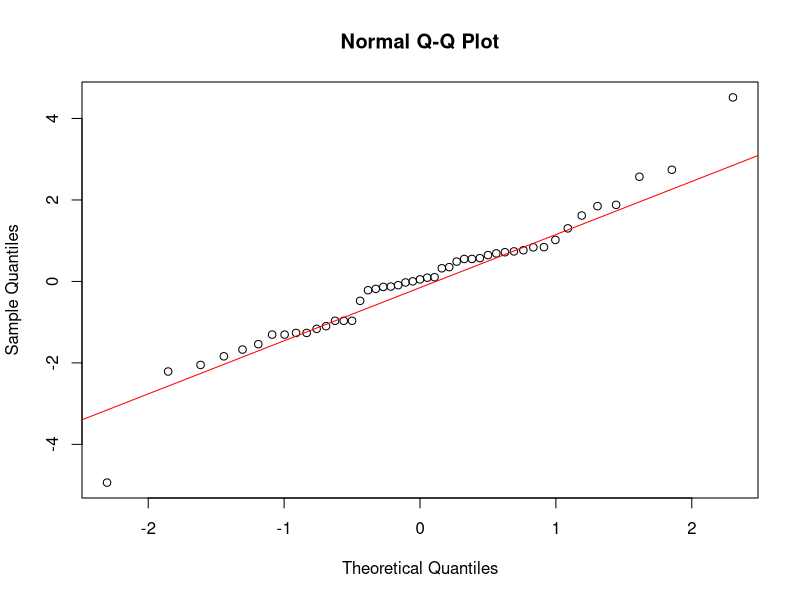
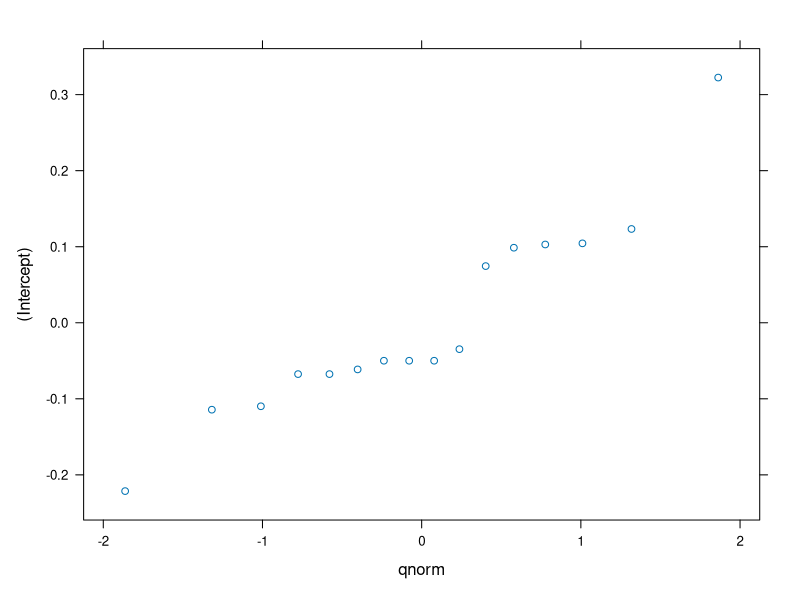
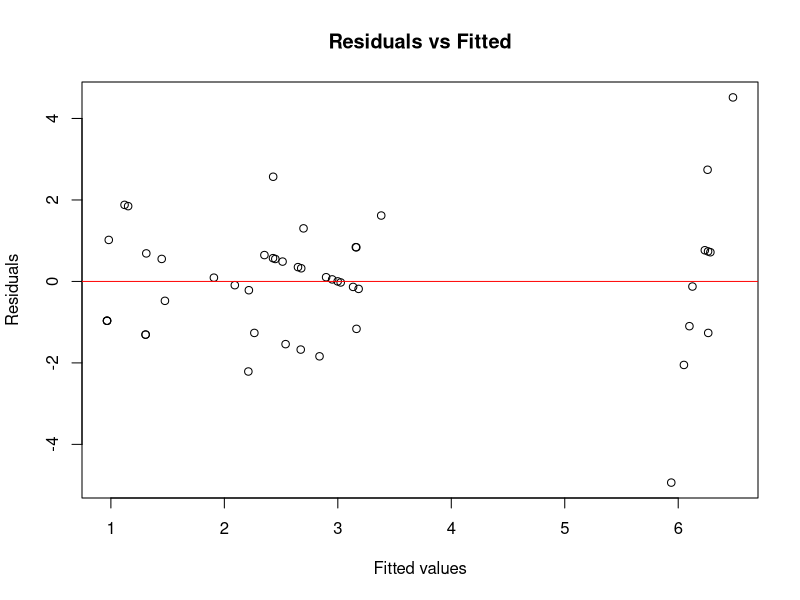
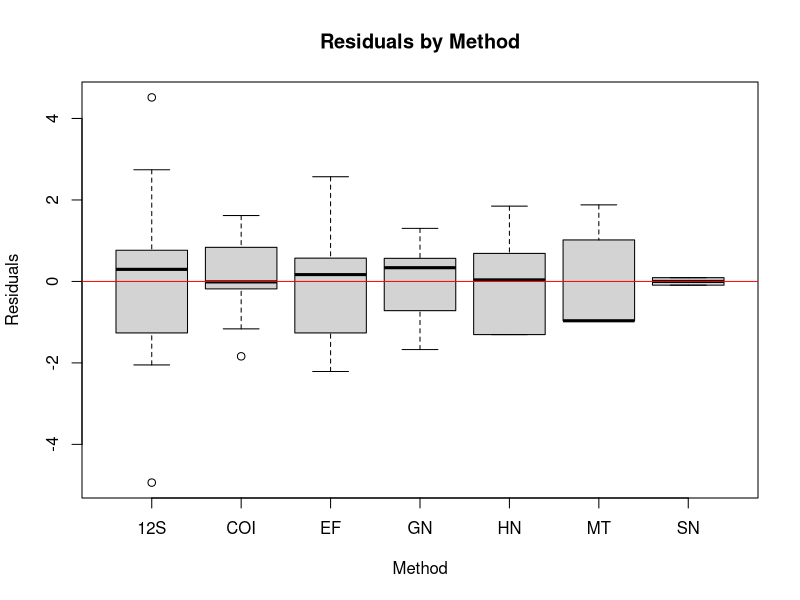
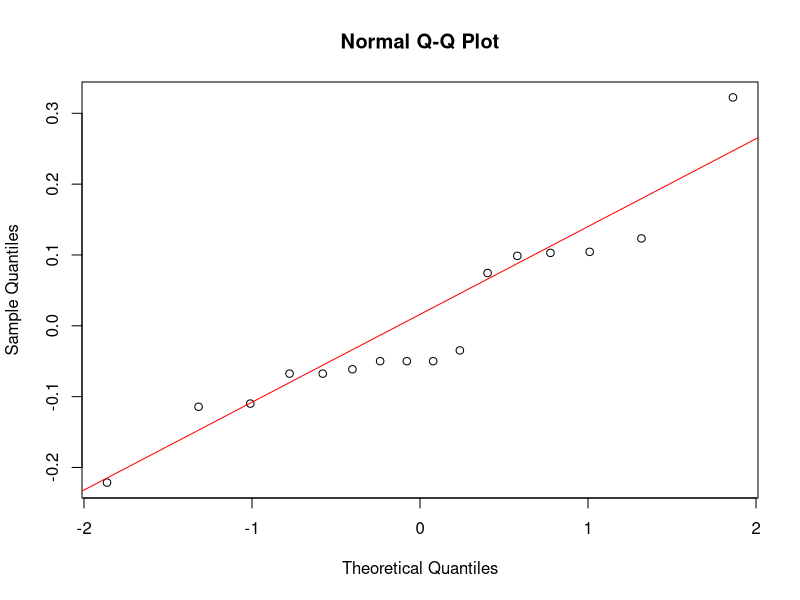
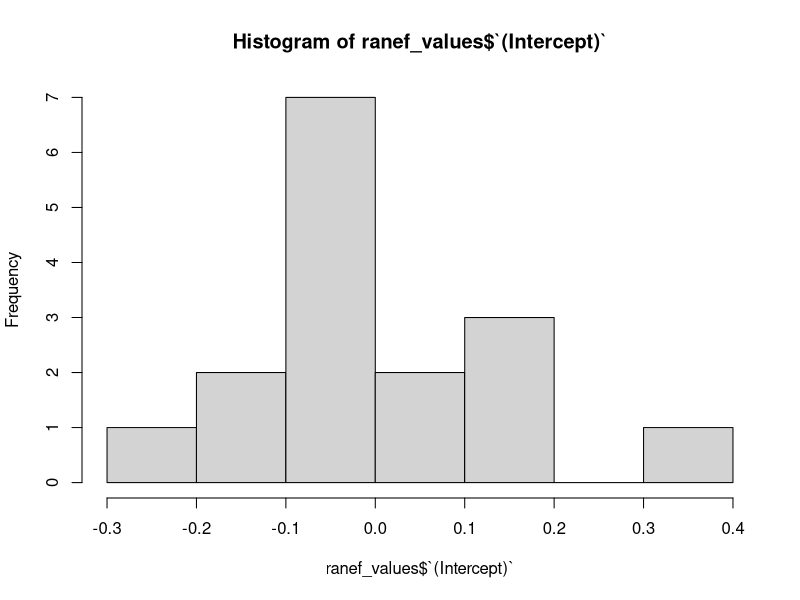
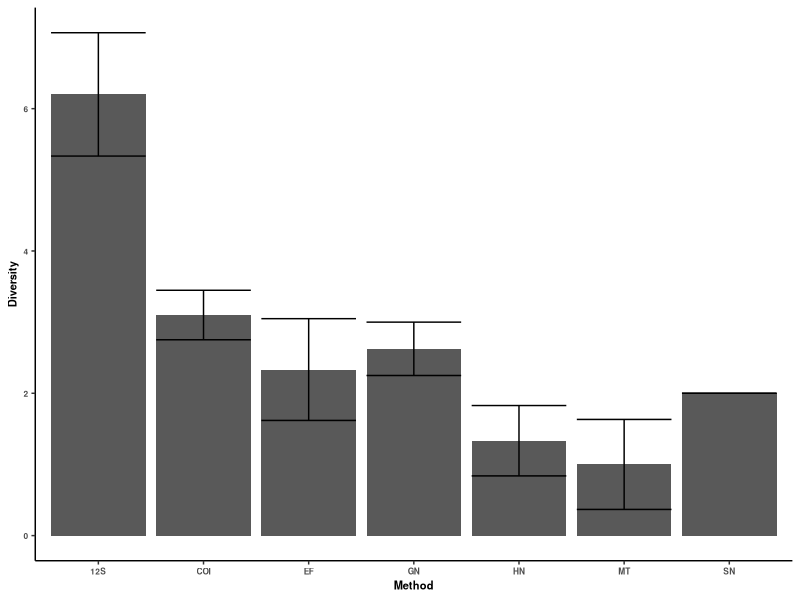

The R source for these figures, in order: (Note: this script raises an error after producing the figures.)
# Diveristy 
library(tidyverse) 
library(readxl)
library(plotrix)
S12<-read_excel("Data/12S Data.xlsx")
Trad<-read_excel("Data/Traditional Data.xlsx")
COI<-read_excel("Data/COI Data.xlsx")

S12$Method<-"12S"
COI$Method<-"COI"

Trad$variable<-Trad$Date_site
Trad$value<-Trad$Count
Trad<-subset(Trad, select=-c(Date_site,Count))
Trad$Cat<-"Conventional"
S12$Cat<-"eDNA"
COI$Cat<-"eDNA"
data1<-rbind(S12,COI, Trad)


data1 <- data1[data1$value >= 1, ]#
data1$value<-ifelse(data1$value>1,1,data1$value)

# Make first plot showing presence 
p1<-ggplot(data1,aes(variable, Species, group=Method, color =Method)) + 
  geom_point(aes(fill=Method), position=position_dodge(width=0.5),colour="black", shape=21,size=3,stroke=1)+
  labs(y="Species", x="Sample")+
  theme(legend.text =element_text(size = 6,face = "bold"))+
  theme(legend.key.size = unit(.2, 'cm')) + 
  theme(legend.title = element_text(size = 6,face = "bold"))+
  guides(colour = guide_legend(title = "Method",ncol = 1))+
  theme(axis.text.x = element_text(size=6,face="bold"))+
  theme(axis.title = element_text(size = 8,face="bold"))+
  theme(axis.text.y = element_text(size=6,face="bold"))
data1

v<-data1 %>%
  group_by(Method) %>%
  summarise(Count= length(unique(Species)))

v<-data1 %>%
  group_by(Method) %>%
  summarise(Species=list(unique(Species)))







# Plot 2----
S12<-read_excel("Data/12S Data.xlsx")
Trad<-read_excel("Data/Traditional Data.xlsx")
COI<-read_excel("Data/COI Data.xlsx")

S12$Method<-"12S"
COI$Method<-"COI"

Trad$variable<-Trad$Date_site
Trad$value<-Trad$Count
Trad<-subset(Trad, select=-c(Date_site,Count))
Trad$Cat<-"Conventional"
S12$Cat<-"eDNA"
COI$Cat<-"eDNA"
data1<-rbind(S12,COI, Trad)

data1 <- data1[data1$value >= 1, ]#
data1$value<-ifelse(data1$value>1,1,data1$value)
f<-data1 %>%
  group_by(variable,Method) %>%
  summarise(Count= sum(value))
f$Sample<-f$variable
# We need to account for the days the sampling method was used but no fish were found 
sampling<-read_excel("Data/Detour Sampling.xlsx")
sampling$combined <- paste(sampling$Method, "-", sampling$Sample)
f$combined <- paste(f$Method, "-", f$Sample)
diff<-symdiff(f$combined,sampling$combined)

values_to_add <- c(diff)
# Values from symdiff
values_to_add <- c("HN - 08-07-23 - SunC-REF", 
                   "HN - 09-07-23 - SunC-REF",
                   "MT - 09-07-23 - SunC-REF",
                   "MT - 08-07-23 - SunC-EXP",
                   "MT - 11-07-23 - KC-REF",
                   "EF - 12-07-23 - SunC-FF")

# Extract Method and Sample
methods <-c("HN","HN","MT","MT","MT","EF")

samples <-c("08-07-23 - SunC-REF", 
            "09-07-23 - SunC-REF",
            "09-07-23 - SunC-REF",
            "08-07-23 - SunC-EXP",
            "11-07-23 - KC-REF",
            "12-07-23 - SunC-FF")

# Create new rows with Method and Sample
new_rows <- data.frame(variable = values_to_add,
                       Method = methods,
                       Count = 0,
                       Sample = samples,
                       combined = values_to_add)

# Append new rows to dataframe f
f <- rbind(f, new_rows)
library(lmerTest)
model <- lmer(Count ~ as.factor(Method) + (1|variable), data = f)
summary(model)

resid_values <- residuals(model)  # raw residuals # passes assumption of normally distributed errors
shapiro.test(resid_values) # Pass again

qqnorm(residuals(model))
qqline(resid_values, col="red")
plot(ranef(model))
summary(model)
AIC(model)

plot(fitted(model), resid_values,
     main="Residuals vs Fitted",
     xlab="Fitted values", ylab="Residuals")
abline(h=0, col="red") #No clear pattern -> Homoscedasticity assumption passed 



boxplot(resid_values ~ f$Method,
        main="Residuals by Method",
        xlab="Method", ylab="Residuals")
abline(h=0, col="red") # Pass linearity assumption 


ranef_values <- ranef(model)$variable
qqnorm(ranef_values$`(Intercept)`); qqline(ranef_values$`(Intercept)`, col="red")
hist(ranef_values$`(Intercept)`)
shapiro.test(ranef_values$`(Intercept)`) # passed Normality of random effects


library(emmeans)
citation("emmeans")
pairwise_comparisons <- emmeans(model, pairwise ~ Method,adjust = "BH")
pairwise_comparisons


# Fit a Poisson GLMM (for count data) just out of curiosity 
model <- glmer(Count ~ as.factor(Method) + (1|variable),
               data = f,
               family = poisson(link = "log"))
AIC(model)

# Post-hoc pairwise comparisons for Method
emmeans_model <- emmeans(model, ~ Method,adjust = "BH")
pairs(emmeans_model)

p2<-ggplot(f, aes(x=factor(Method),Count))+
  geom_bar(stat="summary")+
  stat_summary(fun.data = mean_se,  
               geom = "errorbar") +
  labs(y="Diversity", x="Method")+
  theme_classic()+
  theme(legend.text =element_text(size = 6,face = "bold"))+
  theme(legend.key.size = unit(.2, 'cm')) + 
  theme(legend.title = element_text(size = 6,face = "bold"))+
  guides(colour = guide_legend(title = "Method",ncol = 1))+
  theme(axis.text.x = element_text(size=6,face="bold"))+
  theme(axis.title = element_text(size = 8,face="bold"))+
  theme(axis.text.y = element_text(size=6,face="bold"))


shapiro.test(f$Count) # Fail

pairwise.wilcox.test(f$Count,f$Method)

t<-f%>%
  group_by(Method) %>%
  summarise(mean= mean(Count), error= std.error(Count))
t


3.1/ 2 

p2


library(plotrix)
#### Plot 3----



S12<-read_excel("Data/12S Data.xlsx")
Trad<-read_excel("Data/Traditional Data.xlsx")
COI<-read_excel("Data/COI Data.xlsx")

S12$Method<-"12S"
COI$Method<-"COI"

Trad$variable<-Trad$Date_site
Trad$value<-Trad$Count
Trad<-subset(Trad, select=-c(Date_site,Count))
Trad$Cat<-"Conventional"
S12$Cat<-"eDNA"
COI$Cat<-"eDNA"
data1<-rbind(S12,COI)
data1$value<-ifelse(data1$value>1,1,data1$value)
data1<-data1[!duplicated(data1), ]
Trad$value<-ifelse(Trad$value>1,1,Trad$value)
Trad1<-Trad1[!duplicated(Trad1), ]

data1<-rbind(data1,Trad)
data1 <- data1[data1$value >= 1, ]#
data1$Value<-ifelse(data1$value>1,1,data1$value)

s<-data1 %>%
  group_by(Cat) %>%
  summarise(species= length(species))

f<-data1 %>%
  group_by(Species,variable,Cat) %>%
  summarise(Count= sum(value))
f$Count<-ifelse(f$Count>1,1,f$Count)
f<-f%>%
  group_by(variable,Cat) %>%
  summarise(Count= sum(Count))

p3<-ggplot(f, aes(x=factor(Cat),Count))+
  geom_bar(stat="summary")+
  stat_summary(fun.data = mean_se,  
               geom = "errorbar") +
  labs(y="Diversity", x="Method")+
  theme_classic()+
  theme(legend.text =element_text(size = 6,face = "bold"))+
  theme(legend.key.size = unit(.2, 'cm')) + 
  theme(legend.title = element_text(size = 6,face = "bold"))+
  guides(colour = guide_legend(title = "Method",ncol = 1))+
  theme(axis.text.x = element_text(size=6,face="bold"))+
  theme(axis.title = element_text(size = 8,face="bold"))+
  theme(axis.text.y = element_text(size=6,face="bold"))



library(ggpubr)
p2_p3<-ggarrange(p3,p2, labels = c("B", "C"), font.label = list(size=10))
ggarrange(p1,p2_p3, labels = c("A"), ncol=1,font.label = list(size=10))

library(tidyverse)
library(plotrix)
t<-f%>%
  group_by(Cat) %>%
  summarise(mean= mean(Count), error= std.error(Count))
shapiro.test(f$Count) # Pass 
library(car)
leveneTest(f$Count,f$Cat) # Pass

a<-aov(f$Count~f$Cat)

summary(a)
TukeyHSD(a)
Con<-f%>% filter(Cat == "Conventional")
eD<-f%>% filter(Cat == "eDNA")
eD$eDNA<-eD$Count
Con$Conventional<-Con$Count
w<-data.frame(Conventional=Con$Conventional,eDNA=eD$eDNA)
t.test(w$Conventional,w$eDNA, paired = TRUE)

# Weighted Uniqueness ----
S12<-read_excel("Data/12S Data.xlsx")
Trad<-read_excel("Data/Traditional Data.xlsx")
COI<-read_excel("Data/COI Data.xlsx")

S12$Method<-"12S"
COI$Method<-"COI"

Trad$variable<-Trad$Date_site
Trad$value<-Trad$Count
Trad<-subset(Trad, select=-c(Date_site,Count))
Trad$Cat<-"Conventional"
S12$Cat<-"eDNA"
COI$Cat<-"eDNA"
data1<-rbind(S12,COI, Trad)

data1 <- data1[data1$value >= 1, ]#
data1$value<-ifelse(data1$value>1,1,data1$value)
f<-data1 %>%
  group_by(variable,Method, Species) %>%
  summarise(Count= sum(value))
f$Sample<-f$variable
f$Combo<-NA

f$Combo[f$variable=="08-07-23 - SunC-REF"] <- "12S,COI,EF,GN,HN"
f$Combo[f$variable=="09-07-23 - SunC-REF"] <- "12S,COI,GN,HN,MT"
f$Combo[f$variable=="08-07-23 - SunC-EXP"] <- "12S,COI,EF,GN,HN,MT"
f$Combo[f$variable=="10-07-23 - KC-EXP"] <- "12S,COI,EF,MT"
f$Combo[f$variable=="11-07-23 - KC-REF"] <- "12S,COI,EF,MT, SN"
f$Combo[f$variable=="12-07-23 - SunC-FF"] <- "12S,COI,EF,GN"
f$Combo[f$variable=="09-07-23 - SunC-EXP"] <- "12S,COI,GN,HN,SN"
f$Combo[f$variable=="12-07-23 - RJ-POND"] <- "12S,COI,GN,MT"
f$Combo[f$variable=="12-07-23 - HC-REF"] <- "12S,COI,EF,GN,HN"
f$Combo[f$variable=="13-07-23 - HC-REF"] <- "12S,COI,GN,HN"



f <- f %>%
  group_by(variable) %>%
  mutate(`Total Number of Methods used` = length(unique(unlist(strsplit(Combo, ",")))))

filtered_data <- f %>%
  group_by(Species, variable) %>%
  filter(n_distinct(Method) == 1)

filtered_data_mean<-filtered_data  %>%
  group_by(Method) %>%
  summarise(Count= sum(Count), 
            Average_Number_methods_used= mean(`Total Number of Methods used`))
  
filtered_data_mean_old<-filtered_data_mean
  
  
  # The number of occurrences when a single method was the only method to detect that species
# Number of times a method was the only method to detect a species during a sample*Average number of methods used 
# Unique species detected/ Average number of methods used 
  
Species_Only_detcted_with_one_method<-ggplot(filtered_data_mean, aes(x=factor(Method),Count*Average_Number_methods_used))+
  geom_bar(stat="summary")+
  stat_summary(fun.data = mean_se,  
               geom = "errorbar") +
  labs(y="Weighted Uniqueness", x="Method")+
  theme_classic()+
  theme(legend.text =element_text(size = 6,face = "bold"))+
  theme(legend.key.size = unit(.2, 'cm')) + 
  theme(legend.title = element_text(size = 6,face = "bold"))+
  guides(colour = guide_legend(title = "Method",ncol = 1))+
  theme(axis.text.x = element_text(size=6,face="bold"))+
  theme(axis.title = element_text(size = 8,face="bold"))+
  theme(axis.text.y = element_text(size=6,face="bold"))
Species_Only_detcted_with_one_method

filtered_data_mean$Count*filtered_data_mean$Average_Number_methods_used


p2_p3<-ggarrange(p3,p2,Species_Only_detcted_with_one_method,nrow=1, labels = c("B", "C","D"), font.label = list(size=10))
ggarrange(p1,p2_p3, labels = c("A"), ncol=1,font.label = list(size=10))


# Plot 4----
S12<-read_excel("Data/12S Data.xlsx")
Trad<-read_excel("Data/Traditional Data.xlsx")
COI<-read_excel("Data/COI Data.xlsx")

S12$Method<-"12S"
COI$Method<-"COI"

Trad$variable<-Trad$Date_site
Trad$value<-Trad$Count
Trad<-subset(Trad, select=-c(Date_site,Count))
Trad$Cat<-"Conventional"
S12$Cat<-"eDNA"
COI$Cat<-"eDNA"
data1<-rbind(S12,COI, Trad)

data1 <- data1[data1$value >= 1, ]#
data1$value<-ifelse(data1$value>1,1,data1$value)
f<-data1 %>%
  group_by(variable,Method, Species) %>%
  summarise(Count= sum(value))

f$Sample<-f$variable
# We do not need to account for the days the sampling method was used but no fish were found because at every sample at least one fish was captured from a combination perspective 
f$variable[f$variable=="08-07-23 - SunC-REF"] <- "EF,GN,HN"
f$variable[f$variable=="09-07-23 - SunC-REF"] <- "GN,HN,MT"
f$variable[f$variable=="08-07-23 - SunC-EXP"] <- "EF,GN,HN,MT"
f$variable[f$variable=="10-07-23 - KC-EXP"] <- "EF,MT"
f$variable[f$variable=="11-07-23 - KC-REF"] <- "EF,MT, SN"
f$variable[f$variable=="12-07-23 - SunC-FF"] <- "EF,GN"
f$variable[f$variable=="09-07-23 - SunC-EXP"] <- "GN,HN,SN"
f$variable[f$variable=="12-07-23 - RJ-POND"] <- "GN,MT"
f$variable[f$variable=="12-07-23 - HC-REF"] <- "EF,GN,HN"
f$variable[f$variable=="13-07-23 - HC-REF"] <- "GN,HN"
f<-f[!duplicated(f), ]

f<-f %>%
  group_by(variable, Sample) %>%
  summarise(Count= sum(Count))

p4<-ggplot(f, aes(x=factor(variable),Count))+
  geom_bar(stat="summary")+
  stat_summary(fun.data = mean_se,  
               geom = "errorbar") +
  labs(y="Diversity", x="Sample Technique")+
  theme_classic()+
  theme(legend.text =element_text(size = 6,face = "bold"))+
  theme(legend.key.size = unit(.2, 'cm')) + 
  theme(legend.title = element_text(size = 6,face = "bold"))+
  guides(colour = guide_legend(title = "Method",ncol = 1))+
  theme(axis.text.x = element_text(size=6,face="bold"))+
  theme(axis.title = element_text(size = 8,face="bold"))+
  theme(axis.text.y = element_text(size=6,face="bold"))
p4




# p5----
S12<-read_excel("Data/12S Data.xlsx")
Trad<-read_excel("Data/Traditional Data.xlsx")
Trad$value<-Trad$Count
Trad$variable<-Trad$Date_site
Trad<-subset(Trad, select=-c(Date_site,Count))
COI<-read_excel("Data/COI Data.xlsx")
S12$Method<-"12S"
COI$Method<-"COI"

Trad$Cat<-"Conventional"
S12$Cat<-"eDNA"
COI$Cat<-"eDNA"
x<-combine(S12,COI)
x<-combine(x,Trad)

f<-x %>%
  group_by(Cat) %>%
  summarise(Count= (unique(Species)))
f_edna<-f%>% filter(Cat== "eDNA") # total 15
f_trad<-f%>% filter(Cat== "Conventional") # TOTAL OF 10 on 7 in common, eDNA missed 3 species, eDNA detected 15-7, 8 species not detected with conventional 
intersect(f_edna$Count,f_trad$Count) #7

f<-x %>%
  group_by(Method, Species) %>%
  summarise(Count= sum(value))




f<- f[f$Count >= 1, ]#
f$Count<-ifelse(f$Count>1,1,f$Count)


S12<-f%>% filter(Method == "12S")
COI<-f%>% filter(Method == "COI")
EF<-f%>% filter(Method == "EF")
COI<-subset(COI, select=-c(Method))
S12<-subset(S12, select=-c(Method))
EF<-subset(EF, select=-c(Method))
all_all_not(S12,COI)
all_all_not(S12,EF)
all_all_not(EF,COI)
dplyr::intersect(S12,COI)

library(dplyr)
library(tidyverse)


#Plot 5-----
# Create function for Similarity  ----
# Function needs to be run line by line
# Initialize results data frame
results <- data.frame(
  Method1 = character(),
  Method2 = character(),
  CommonSpecies = integer(),
  UniqueSpecies = integer(),
  stringsAsFactors = FALSE
)

# Compare each method with every other method
for (i in 1:(length(methods) - 1)) {
  for (j in (i + 1):length(methods)) {
    method1 <- methods[i]
    method2 <- methods[j]
    
    df1 <- f %>% filter(Method == method1) %>% dplyr::select(Species)
    df2 <- f %>% filter(Method == method2) %>% dplyr::select(Species)
    
    common <- df1 %>% inner_join(df2, by = "Species") %>% nrow()
    unique <- df1 %>% anti_join(df2, by = "Species") %>% bind_rows(df2 %>% anti_join(df1, by = "Species")) %>% nrow()
    
    results <- rbind(results, data.frame(
      Method1 = method1,
      Method2 = method2,
      CommonSpecies = common,
      UniqueSpecies = unique
    ))
  }
}

# Print results
results_fish<-print(results)

sampling<-read_excel("Data/Detour Sampling.xlsx")

# Initialize results data frame
results <- data.frame(
  Method1 = character(),
  Method2 = character(),
  CommonSample = integer(),
  UniqueSample = integer(),
  stringsAsFactors = FALSE
)

# Get unique methods
methods <- unique(sampling$Method)

# Compare each method with every other method
for (i in 1:(length(methods) - 1)) {
  for (j in (i + 1):length(methods)) {
    method1 <- methods[i]
    method2 <- methods[j]
    
    # Filter data frames for each method
    df1 <- sampling %>% filter(Method == method1) %>% dplyr::select(Sample)
    df2 <- sampling %>% filter(Method == method2) %>% dplyr::select(Sample)
    
    # Calculate common and unique samples
    common <- df1 %>% inner_join(df2, by = "Sample") %>% nrow()
    unique <- df1 %>% anti_join(df2, by = "Sample") %>% bind_rows(df2 %>% anti_join(df1, by = "Sample")) %>% nrow()
    
    # Append results to the results data frame
    results <- rbind(results, data.frame(
      Method1 = method1,
      Method2 = method2,
      CommonSample = common,
      UniqueSample = unique
    ))
  }
}

# Print the results
results_sample<-print(results)

results<-merge(results_sample, results_fish)

results$Method<-paste(results$Method1,"-",results$Method2)
results$all_fish<-results$CommonSpecies+results$UniqueSpecies
results$sim<-((results$CommonSpecies/results$all)/(results$CommonSample+results$UniqueSample))

mean(results$sim)


p5<-ggplot(results, aes(x=factor(Method),sim))+
  geom_bar(stat="summary")+
  stat_summary(fun.data = mean_se,  
               geom = "errorbar") +
  labs(y="Similarity", x="Method")+
  theme_classic()+
  theme(legend.text =element_text(size = 6,face = "bold"))+
  theme(legend.key.size = unit(.2, 'cm')) + 
  theme(legend.title = element_text(size = 6,face = "bold"))+
  guides(colour = guide_legend(title = "Method",ncol = 1))+
  theme(axis.text.x = element_text(angle=45,vjust=.5, size=6,face="bold"))+
  theme(axis.title = element_text(size = 8,face="bold"))+
  theme(axis.text.y = element_text(size=6,face="bold"))
  
p5



v<-results%>%
  group_by(Method) %>%
  summarise(mean= mean(sim))
# summary stats
v1<-results%>% filter(Method == "12S - COI")
v<-results%>% filter(!Method == "12S - COI")
S12<-v%>% filter(Method2 == "12S")
COI<-v%>% filter(Method2 == "COI")

mean(COI$sim,v1$sim)
c<-c(COI$sim,v1$sim)
mean(c)
c1<-c(S12$sim,v1$sim)
mean(c1)/mean(c)

#Final plots----
p2_p3<-ggarrange(p3,p2,nrow=1, labels = c("B", "C"), font.label = list(size=10))

p4_p5<-ggarrange(Species_Only_detcted_with_one_method,p5,nrow=1, labels = c("D", "E"), font.label = list(size=10))

p2_p3<-ggarrange(p2_p3,p4_p5,ncol=1, font.label = list(size=10))
ggarrange(p1,p2_p3, labels = c("A"), ncol=1,font.label = list(size=10))


# Summary stats for results
library(tidyverse) 
library(readxl)
library(plotrix)
S12<-read_excel("Data/12S Data.xlsx")
Trad<-read_excel("Data/Traditional Data.xlsx")
COI<-read_excel("Data/COI Data.xlsx")
data1 <-S12
data1 <- data1[data1$value >= 1, ]#

v<-data1 %>%
  group_by(variable) %>%
  summarise(max=max(value),
            min=min(value))

mean(v$max)
mean(v$min)
mean(data1$value)


data1 <-COI
data1 <- data1[data1$value >= 1, ]#

v<-data1 %>%
  group_by(variable) %>%
  summarise(max=max(value),
            min=min(value))

mean(v$max)

mean(v$min)
mean(data1$value)
